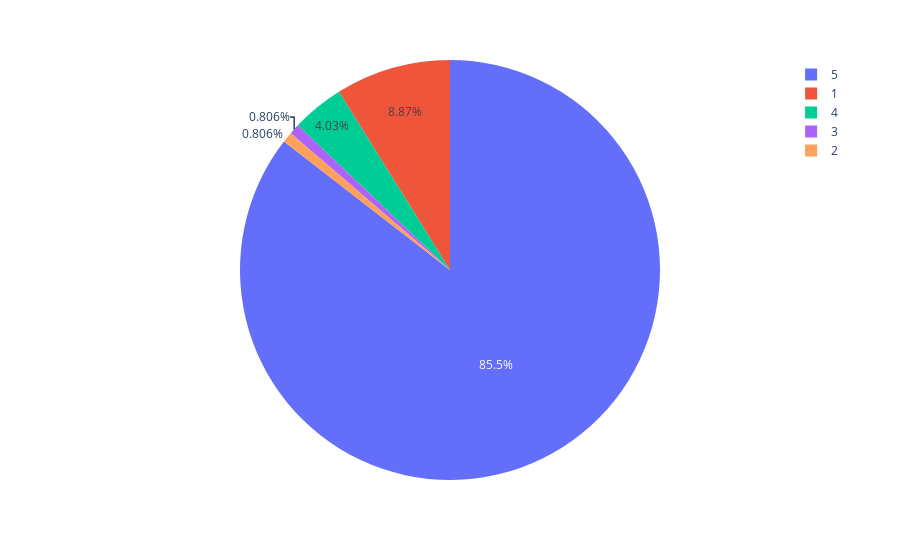

Notebook code cell kept with this figure:
### Code cell
fig = px.pie(rating_count_table_22, values='counts', names='Rating')
fig.show()

### Figure 1 — Plotly figure (JSON) as saved in the notebook; plotly's stock layout.template omitted (floating-point values rounded to 4 significant figures)
{"data": [{"domain": {"x": [0, 1], "y": [0, 1]}, "hovertemplate": "Rating=%{label}<br>counts=%{value}<extra></extra>", "labels": [5, 1, 4, 3, 2], "legendgroup": "", "name": "", "showlegend": true, "type": "pie", "values": [106, 11, 5, 1, 1]}], "layout": {"autosize": true, "legend": {"tracegroupgap": 0}, "margin": {"t": 60}}}
